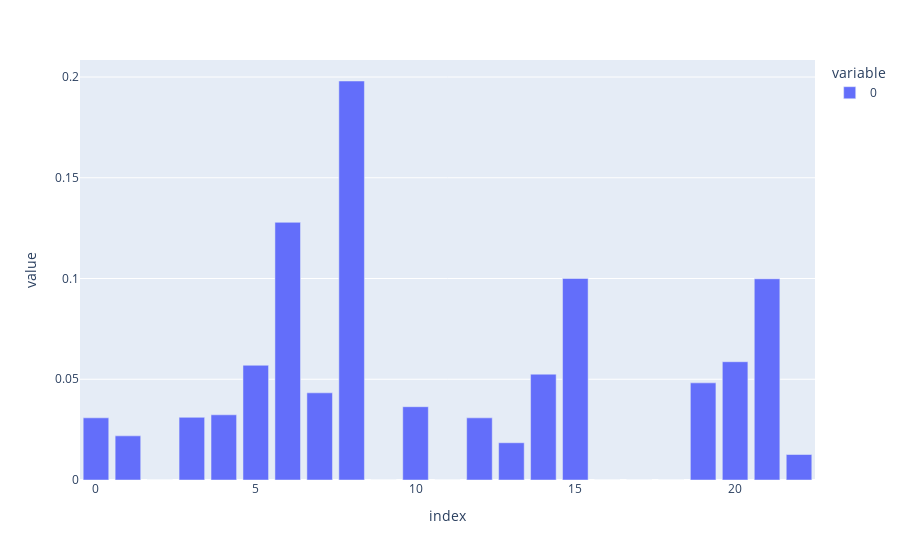

Notebook source saved alongside this figure:
### Code cell
print(names)
px.bar(importances)

### Figure 1 — Plotly figure (JSON) as saved in the notebook; plotly's stock layout.template omitted (floating-point values rounded to 4 significant figures)
{"data": [{"alignmentgroup": "True", "hovertemplate": "variable=0<br>index=%{x}<br>value=%{y}<extra></extra>", "legendgroup": "0", "marker": {"color": "#636efa", "pattern": {"shape": ""}}, "name": "0", "offsetgroup": "0", "orientation": "v", "showlegend": true, "textposition": "auto", "type": "bar", "x": [0, 1, 2, 3, 4, 5, 6, 7, 8, 9, 10, 11, 12, 13, 14, 15, 16, 17, 18, 19, 20, 21, 22], "xaxis": "x", "y": [0.03086, 0.0219, 0, 0.0311, 0.03235, 0.05694, 0.1279, 0.04326, 0.198, 0, 0.03637, 0, 0.03084, 0.01848, 0.05251, 0.1, 0, 0, 0, 0.04821, 0.0587, 0.09985, 0.01266], "yaxis": "y"}], "layout": {"barmode": "relative", "legend": {"title": {"text": "variable"}, "tracegroupgap": 0}, "margin": {"t": 60}, "xaxis": {"anchor": "y", "domain": [0, 1], "title": {"text": "index"}}, "yaxis": {"anchor": "x", "domain": [0, 1], "title": {"text": "value"}}}}
